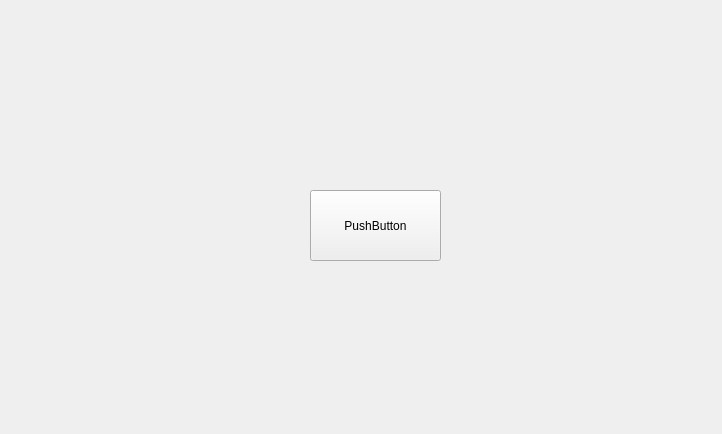
<?xml version="1.0" encoding="UTF-8"?>
<ui version="4.0">
 <class>GameWindow</class>
 <widget class="QWidget" name="GameWindow">
  <property name="geometry">
   <rect>
    <x>0</x>
    <y>0</y>
    <width>722</width>
    <height>434</height>
   </rect>
  </property>
  <property name="windowTitle">
   <string>GameWindow</string>
  </property>
  <widget class="QPushButton" name="pushButton">
   <property name="geometry">
    <rect>
     <x>310</x>
     <y>190</y>
     <width>131</width>
     <height>71</height>
    </rect>
   </property>
   <property name="text">
    <string>PushButton</string>
   </property>
  </widget>
 </widget>
 <resources/>
 <connections/>
</ui>
